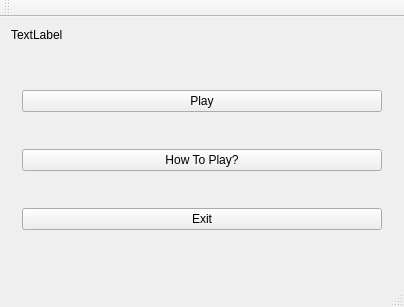
<?xml version="1.0" encoding="UTF-8"?>
<ui version="4.0">
 <class>MainWindow</class>
 <widget class="QMainWindow" name="MainWindow">
  <property name="geometry">
   <rect>
    <x>0</x>
    <y>0</y>
    <width>404</width>
    <height>307</height>
   </rect>
  </property>
  <property name="focusPolicy">
   <enum>Qt::StrongFocus</enum>
  </property>
  <property name="windowTitle">
   <string>MainWindow</string>
  </property>
  <widget class="QWidget" name="centralWidget">
   <layout class="QVBoxLayout" name="verticalLayout">
    <item>
     <widget class="QLabel" name="label">
      <property name="text">
       <string>TextLabel</string>
      </property>
     </widget>
    </item>
    <item>
     <layout class="QHBoxLayout" name="horizontalLayout">
      <item>
       <widget class="QStackedWidget" name="stackedWidget">
        <property name="currentIndex">
         <number>1</number>
        </property>
        <widget class="QWidget" name="page"/>
        <widget class="QWidget" name="page_2">
         <layout class="QVBoxLayout" name="verticalLayout_2">
          <item>
           <widget class="QPushButton" name="start">
            <property name="text">
             <string>Play</string>
            </property>
           </widget>
          </item>
          <item>
           <widget class="QPushButton" name="pushButton">
            <property name="text">
             <string>How To Play?</string>
            </property>
           </widget>
          </item>
          <item>
           <widget class="QPushButton" name="pushButton_2">
            <property name="text">
             <string>Exit</string>
            </property>
           </widget>
          </item>
         </layout>
        </widget>
       </widget>
      </item>
     </layout>
    </item>
   </layout>
  </widget>
  <widget class="QMenuBar" name="menuBar">
   <property name="geometry">
    <rect>
     <x>0</x>
     <y>0</y>
     <width>404</width>
     <height>19</height>
    </rect>
   </property>
  </widget>
  <widget class="QToolBar" name="mainToolBar">
   <attribute name="toolBarArea">
    <enum>TopToolBarArea</enum>
   </attribute>
   <attribute name="toolBarBreak">
    <bool>false</bool>
   </attribute>
  </widget>
  <widget class="QStatusBar" name="statusBar"/>
 </widget>
 <layoutdefault spacing="6" margin="11"/>
 <resources/>
 <connections>
  <connection>
   <sender>pushButton_2</sender>
   <signal>clicked()</signal>
   <receiver>MainWindow</receiver>
   <slot>close()</slot>
   <hints>
    <hint type="sourcelabel">
     <x>113</x>
     <y>116</y>
    </hint>
    <hint type="destinationlabel">
     <x>-30</x>
     <y>168</y>
    </hint>
   </hints>
  </connection>
  <connection>
   <sender>start</sender>
   <signal>clicked()</signal>
   <receiver>MainWindow</receiver>
   <slot>start()</slot>
   <hints>
    <hint type="sourcelabel">
     <x>212</x>
     <y>59</y>
    </hint>
    <hint type="destinationlabel">
     <x>293</x>
     <y>328</y>
    </hint>
   </hints>
  </connection>
 </connections>
 <slots>
  <slot>start()</slot>
 </slots>
</ui>
